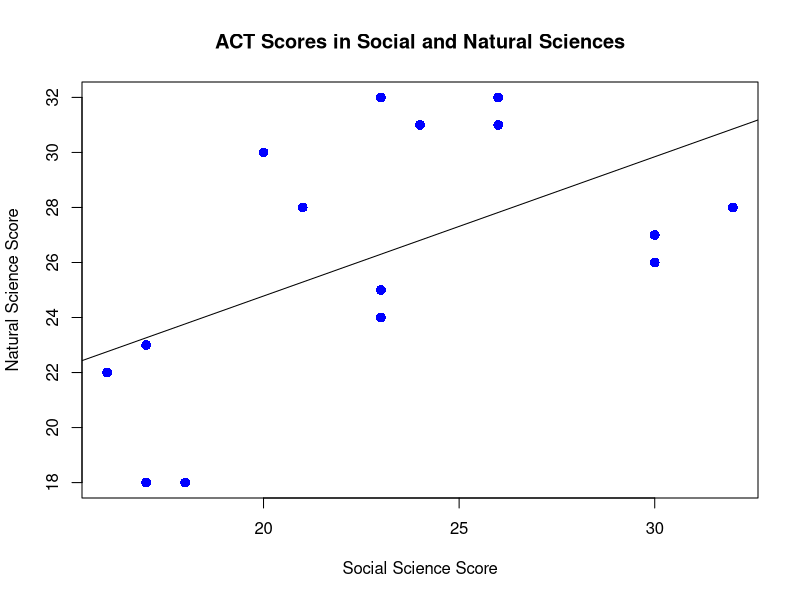

This chart was generated by the following R code:
# part a

x <- c(32.0, 30.0, 26.0, 23.0, 17.0, 16.0, 23.0, 20.0, 21.0, 23.0, 17.0, 24.0, 26.0, 18.0, 30.0)
y <- c(28.0, 27.0, 32.0, 25.0, 23.0, 22.0, 24.0, 30.0, 28.0, 32.0, 18.0, 31.0, 31.0, 18.0, 26.0)

lm1 <- lm(y ~ x)
print(lm1)


# part b 
jpeg(file="65_5.jpeg")
plot(x, y,
	pch = 16,
	cex = 1.3, 
	col = "blue",
	main = "ACT Scores in Social and Natural Sciences",
	xlab = "Social Science Score",
	ylab = "Natural Science Score")

abline(14.6578, 0.5062)
dev.off()


# part c 

sigma_squared <- sum(residuals(lm1)^2/length(x))
cat(sprintf("sigma^2 : %.7f \n", sigma_squared))

# useful resources:
# how to get residuals:
# https://stats.stackexchange.com/questions/124300/linear-regression-point-estimates
# linear regression 
# https://www.rdocumentation.org/packages/stats/versions/3.6.2/topics/lm
# how to plot linear regression in R
# https://www.theanalysisfactor.com/linear-models-r-plotting-regression-lines/

